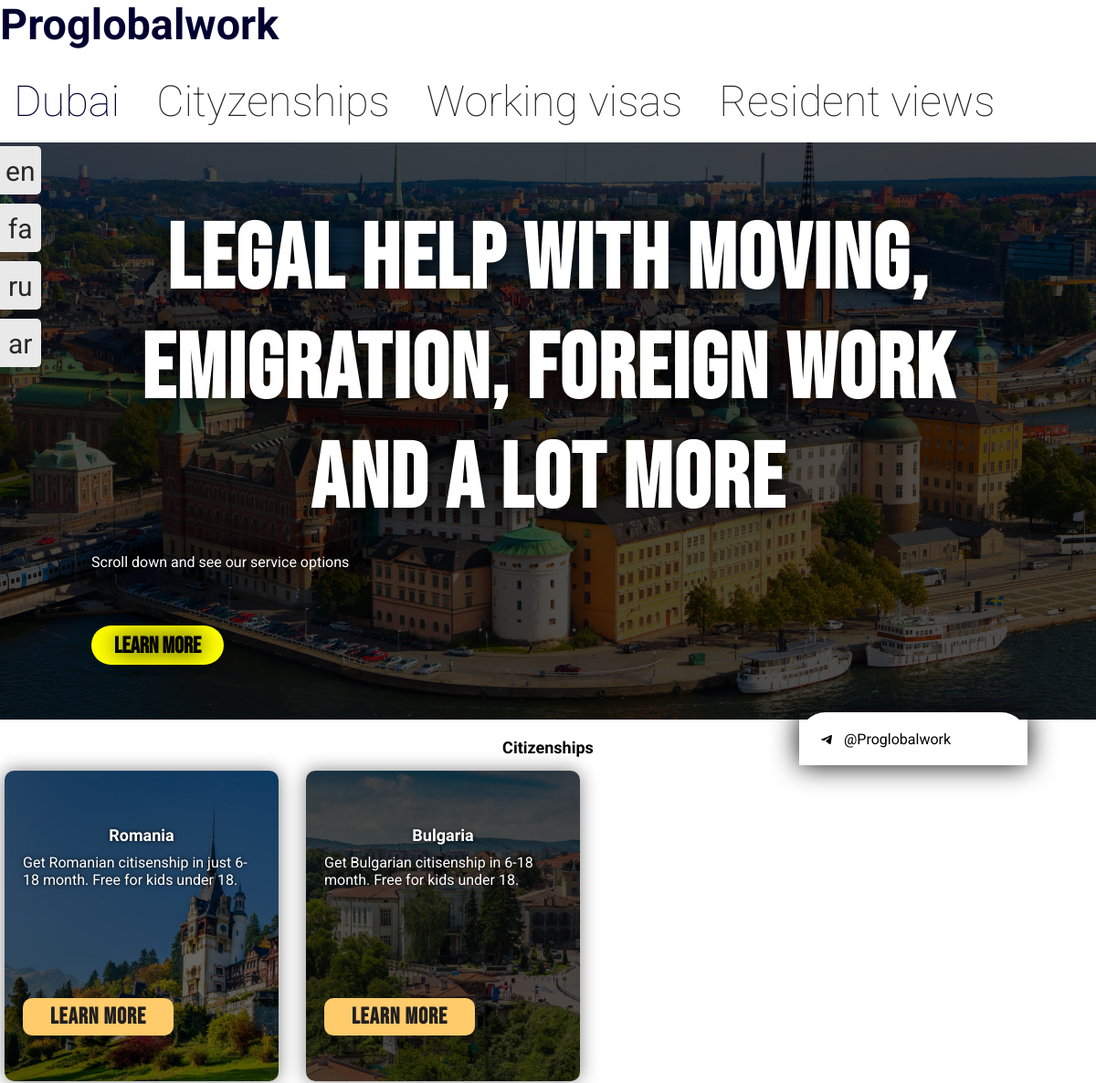
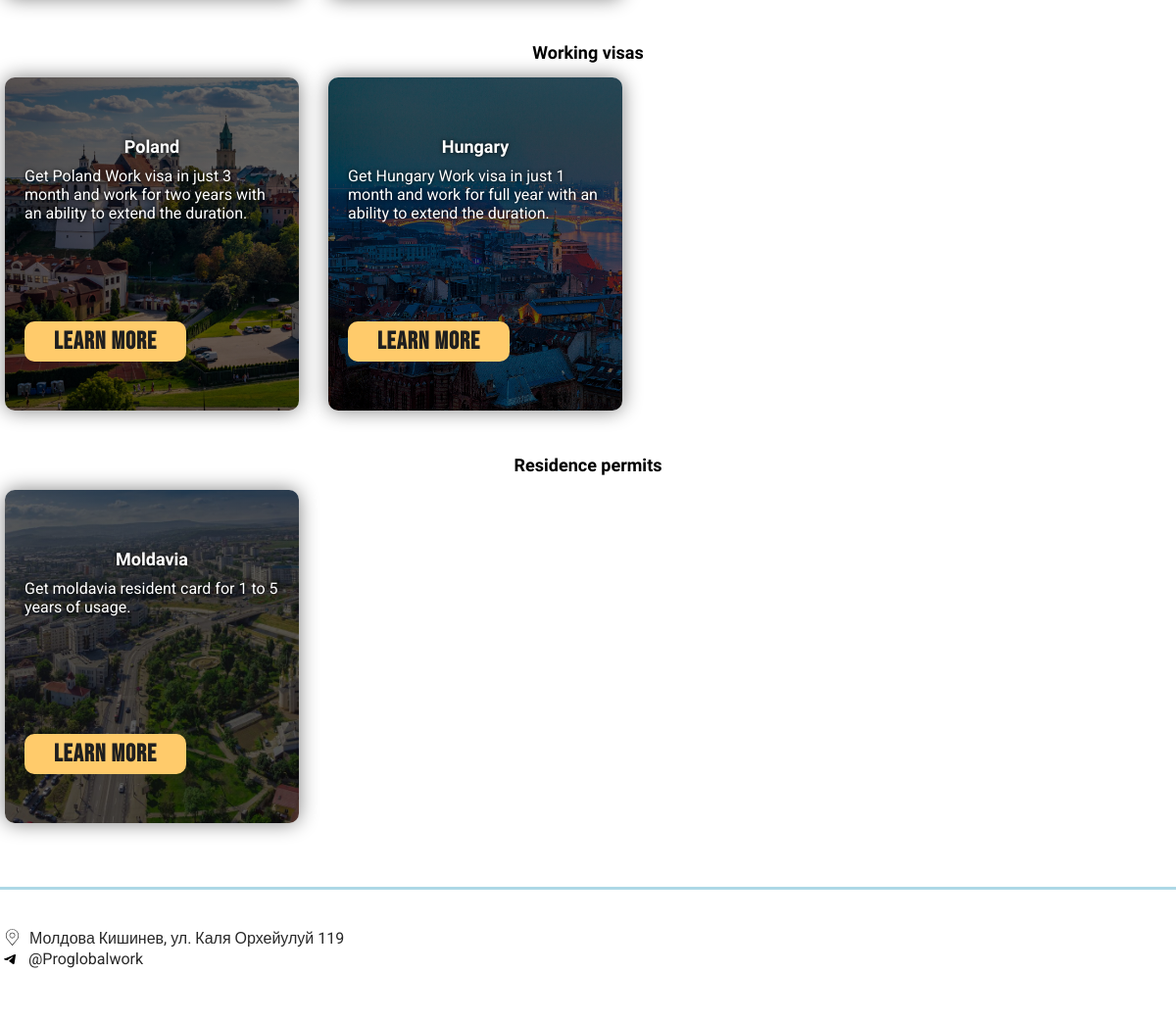
The page /travel/ on the database its author committed (2 pictures, top to bottom).
### main/models.py (models this page shows, shortened)
class Text(models.Model):
	related = models.ForeignKey(TextBlock, on_delete=models.CASCADE, related_name='texts')
	language = models.CharField(max_length=2)
	text = models.TextField(unique=True)
	source = models.BooleanField(default=False)

### main/views.py (the view)
# urls.py: path('', views.dubai_main_page, name='main_page'),
def main_page(request):
	return _render(request, 'main/main_page.html', from_page='main page')

### main/views.py (called while the page is built)
def get_texts(lang):
	texts = {}
	for block in TextBlock.objects.all():
		try:
			texts[block.title] = block.texts.filter(language=lang)[0]
		except IndexError:
			print('Missing text for "', block.title, '" for ', lang)
	return {'texts': texts}

def _render(req, template, context={}, from_page='any', req_form=True):
	lang = 'en'
	if 'lang' in req.COOKIES:
		if req.method == 'POST':
			form = RequestForm(req.POST)
			if form.is_valid():
				db_req = form.save(commit=False)
				db_req.from_page = from_page
				db_req.save()
		context['texts'] = get_texts(req.COOKIES['lang'])
		req = render(req, template, context)
	else:
		context['texts'] = get_texts(lang)
		req = render(req, template, context)
		req.set_cookie('lang', lang)
	context['req_form'] = RequestForm
	if req_form != True:
		del context['req_form']
	return req

### main/templates/main/main_page.html (shortened to what this page needs)
{% extends 'base.html' %}
{% load static %}
{% block content %}
<div class="content__title_back" style="
background: linear-gradient( rgba(0, 0, 0, 0.7), rgba(0, 0, 0, 0.7) ), url({% static 'imgs/main_back.jpg' %});
background-position: center;
background-repeat: no-repeat;
background-size: cover;
">
<br>
<br>
	<div class="content this-content main-big-title inline-bastards">
		<div>
			<h1 style="max-width: 25ch;">
				{{ texts.texts.main_page_title.text|linebreaks }}
			</h1>
			<div>
				<br>
				{{ texts.texts.main_page__scrollandsee.text}}
				<br>
				<br>
				<br>
				<div id="scroll-fown-but">
					{{ texts.texts.learn_more.text}}
				</div>
			</div>
		</div>
		<div style="position: absolute; right: 75px; width: 250px; text-align: left; top: 35%; box-shadow: 0px 0px 30px black;">
			<div style="border-radius: 30px; background-color: white; color: black; text-shadow: none; padding: 20px">
				<div>
					<div class="inline-bastards" style="margin-bottom: -6px;">
					<div class="inline-bastards">
						<div style="margin-right: 5px">
						</div>
						<div>
							@Proglobalwork
						</div>
					</div>
					</div>
				</div>
			</div>
		</div>
	</div>
</div>
<br>
<div class="content">
	<h2>
		{{ texts.texts.Citizenships.text }}
	</h2>
	<div class="map">
		<div style="
			background: linear-gradient( rgba(0, 0, 0, 0.6), rgba(0, 0, 0, 0.6) ), url({% static 'imgs/romania.jpg' %}); background-size: cover">
			<br>
			<br>
			<h2>
				{{ texts.texts.Romania.text }}
			</h2>
			<div>
				{{ texts.texts.romania_welcome.text }}
			</div>
			<a href="{% url 'main:citi_roman_eng' %}">
				<div id="the-button" style="right: auto; left: 20px; bottom: 50px;">
										{{ texts.texts.learn_more.text}}
				</div>
			</a>
		</div>
		<div style="
			background: linear-gradient( rgba(0, 0, 0, 0.7), rgba(0, 0, 0, 0.7) ), url({% static 'imgs/bolgaria.jpg' %});
			background-size: cover;
			">
			<br>
			<br>
			<h2>
				{{ texts.texts.Bulgaria.text}}
			</h2>
			<div>
				{{ texts.texts.Bulgaria_welcome.text}}
			</div>
			<a href="{% url 'main:citi_bolgar_eng' %}">
				<div id="the-button" style="right: auto; left: 20px; bottom: 50px;">
										{{ texts.texts.learn_more.text}}
				</div>
			</a>
		</div>
	</div>
	<br>
	<br>
	<h2>
		{{ texts.texts.Working_visas.text}}
	</h2>
	<div class="map">
			<div style="
				background: linear-gradient( rgba(0, 0, 0, 0.6), rgba(0, 0, 0, 0.6) ), url({% static 'imgs/poland.jpg' %}); background-size: cover">
			<br>
			<br>
			<h2>
				{{ texts.texts.Poland.text}}
			</h2>
			<div>
				{{ texts.texts.Poland_welcome.text}}
			</div>
			<a href="{% url 'main:workvisa_poland_eng' %}">
				<div id="the-button" style="right: auto; left: 20px; bottom: 50px;">
										{{ texts.texts.learn_more.text}}
				</div>
			</a>
		</div>
		<div style="
		background: linear-gradient( rgba(0, 0, 0, 0.6), rgba(0, 0, 0, 0.6) ), url({% static 'imgs/vengria.jpg' %}); background-size: cover">
			<br>
			<br>
			<h2>
				{{ texts.texts.Hungary.text}}
			</h2>
			<div>
				{{ texts.texts.Hungary_welcome.text}}
			</div>
			<a href="{% url 'main:workvisa_vengria' %}">
				<div id="the-button" style="right: auto; left: 20px; bottom: 50px;">
									{{ texts.texts.learn_more.text}}
				</div>
			</a>
		</div>
	</div>
	<br>
	<br>
	<h2>
		{{ texts.texts.Residence_permits.text}}
	</h2>
	<div class="map">
		<div style="
			background: linear-gradient( rgba(0, 0, 0, 0.6), rgba(0, 0, 0, 0.6) ), url({% static 'imgs/moldavia.jpg' %}); background-size: cover">
			<br>
			<br>
			<h2>
				{{ texts.texts.Moldavia.text}}
			</h2>
			<div>
				{{ texts.texts.Moldavia_welcome.text}}
			</div>
			<a href="{% url 'main:resident_moldavia_eng' %}">
				<div id="the-button" style="right: auto; left: 20px; bottom: 50px;">
					{{ texts.texts.learn_more.text}}
				</div>
			</a>
		</div>
	</div>
</div>
{% endblock %}

### main/static/css/style.css (style rules this page uses)
body { font-family: 'Roboto', sans-serif; color: rgb(40, 40, 40); font-size: 18px; }
* { margin: 0; padding: 0 }
.content { max-width: 1200px; margin: 0 auto; }
.this-content { max-width: 1000px; }
h1 { font-family: 'Bebas Neue', cursive; letter-spacing: 2px; font-size: 50px; color:rgb(2, 2, 49); text-shadow: 0px 0px 30px rgb(192, 192, 192); }
h2 { color: black; margin:0; margin-bottom: 10px; font-family: 'Raleway', sans-serif; font-size: 28px; }
a { color: rgb(2, 2, 49); text-decoration: none; }
.content__title_back { background-color: green; margin: 0rem 0 0px 0; padding: 30px 0rem 60px 0rem; color: white; text-shadow: 0px 0px 25px black; }
.map { padding: 5px; min-width: 600px; display: grid; grid-template-columns: repeat(auto-fill, minmax(300px, 300px)); gap: 30px; color: white; }
.map > div > h2 { color: white; }
.map > div { transition: 0.3s; box-shadow: 0px 0px 20px gray; border-radius: 10px; position: relative; padding: 20px; text-shadow: 0px 0px 4px black; height: 300px; }
.inline-bastards > div { vertical-align: top; display: inline-block; }
#the-button { text-shadow: none; background-color: rgb(255, 203, 107); border: none; color: rgb(31, 31, 31); position: absolute; right: 20px; bottom: 30px; padding: 5px 30px 5px 30px; font-family: 'Bebas Neue', cursive; font-weight: 1000; letter-spacing: 1px; font-size: 25px; border-radius: 10px; transition: 0.3s; }
.main-big-title > div > h1 { color: white; text-shadow: 0px 0px 25px black; margin: 0; padding: 0; }
#scroll-fown-but { font-family: 'Bebas Neue', cursive; font-size: 25px; transition: 0.3s; font-weight: 1000; background-color: yellow; color: black; padding: 7px 25px 5px 25px; width: fit-content; border-radius: 100px; }
@media only screen and (max-device-width: 1200px) { body { overflow-x:auto; font-size: 16px; } }
@media only screen and (max-device-width: 1200px) { br { content: ""; display: block; height: 20px; } }
@media only screen and (max-device-width: 1200px) { h1 { font-size: 100px; } }
@media only screen and (max-device-width: 1200px) { h2 { font-size: 18px; text-align: center; } }
@media only screen and (max-device-width: 1200px) { h1 { text-align: center; } }

### main/templates/base.html (style rules this page uses)
html { scroll-behavior: smooth; }

### rows shown on the page
Text: texts.main_page_title.text "Legal help with moving, emigration, foreign work and a lot more"
Text: texts.main_page__scrollandsee.text "Scroll down and see our service options"
Text: texts.learn_more.text "Learn more"
Text: texts.Citizenships.text "Citizenships"
Text: texts.Romania.text "Romania"
Text: texts.romania_welcome.text "Get Romanian citisenship in just 6-18 month. Free for kids under 18."
Text: texts.Bulgaria.text "Bulgaria"
Text: texts.Bulgaria_welcome.text "Get Bulgarian citisenship in 6-18 month. Free for kids under 18."
Text: texts.Working_visas.text "Working visas"
Text: texts.Poland.text "Poland"
Text: texts.Poland_welcome.text "Get Poland Work visa in just 3 month and work for two years with an ability to extend the duration."
Text: texts.Hungary.text "Hungary"
Text: texts.Hungary_welcome.text "Get Hungary Work visa in just 1 month and work for full year with an ability to extend the duration."
Text: texts.Residence_permits.text "Residence permits"
Text: texts.Moldavia.text "Moldavia"
Text: texts.Moldavia_welcome.text "Get moldavia resident card for 1 to 5 years of usage."
